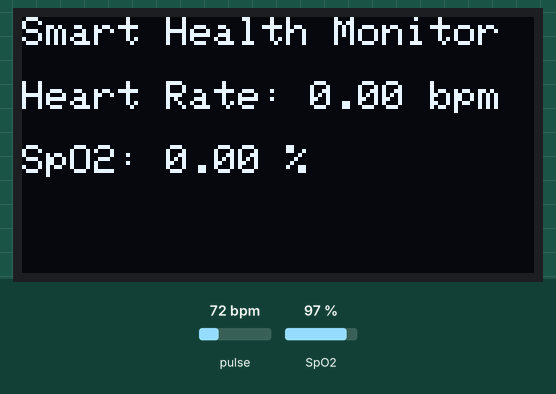
A sketch run on a simulated ESP32. Shown: 128×64 one-colour display. The test bench sets the inputs (shaded band); at power-on: pulse 72 bpm, SpO2 97 %. What the sketch prints to the serial monitor is not drawn.

Above: at 1.6 s.
1.7 s: pulse set to 42 bpm
At 4.6 s:
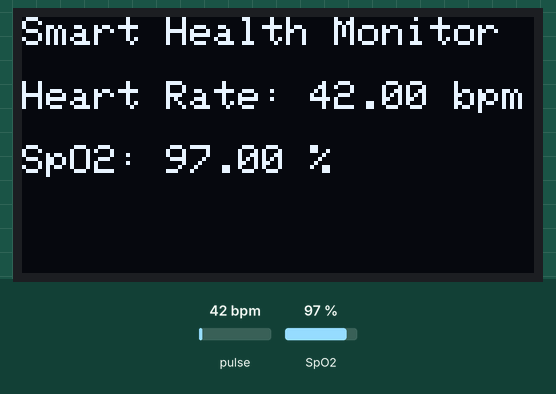
5.6 s: SpO2 set to 80 %
At 6.9 s:
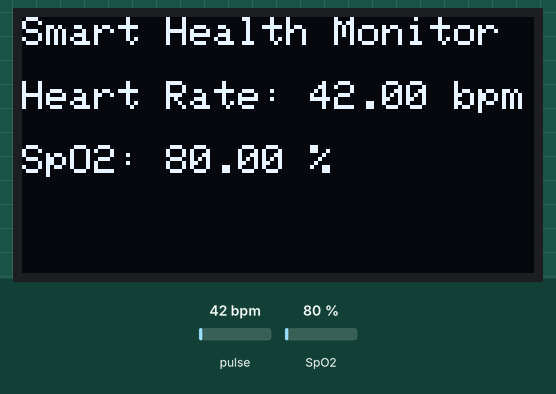
7.6 s: pulse set to 70 bpm
At 9.2 s:
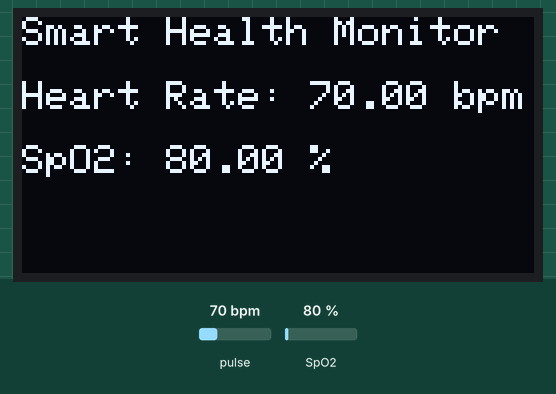
9.7 s: SpO2 set to 85 %
Timing chart, 0 to 12.7 s (numbered marks = the images above; inputs shaded):
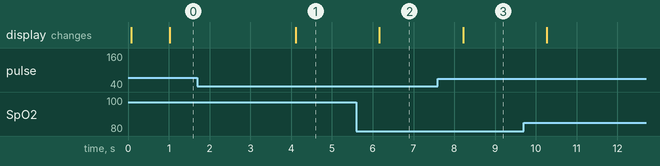

Measured:
- after the input at 1.7 s, the display: changes after 2.4 s (image 1)
- after the input at 5.6 s, the display: changes after 0.56 s (image 2)
- after the input at 7.6 s, the display: changes after 0.62 s (image 3)

The sketch:

done_iot.ino
```cpp
#include <Wire.h>
#include <Adafruit_GFX.h>
#include <Adafruit_SSD1306.h>
#include "MAX30100_PulseOximeter.h"

// Setting OLED
#define SCREEN_WIDTH 128
#define SCREEN_HEIGHT 64
#define OLED_RESET    -1
#define OLED_ADDRESS  0x3C  // Ganti kalau alamat OLED bukan 0x3C
Adafruit_SSD1306 display(SCREEN_WIDTH, SCREEN_HEIGHT, &Wire, OLED_RESET);

// Setting Sensor
#define REPORTING_PERIOD_MS 1000
PulseOximeter pox;
uint32_t tsLastReport = 0;

void onBeatDetected() {
  Serial.println("❤ Detak Terdeteksi!");
}

void setup() {
  Serial.begin(115200);

  // Mulai I2C
  Wire.begin(21, 22);  // Sesuaikan jika kamu pakai pin lain

  // Inisialisasi OLED
  if (!display.begin(SSD1306_SWITCHCAPVCC, OLED_ADDRESS)) {
    Serial.println(F("OLED gagal ditemukan"));
    while (true);
  }
  display.clearDisplay();
  display.setTextSize(1);
  display.setTextColor(SSD1306_WHITE);
  display.setCursor(0, 0);
  display.println("Inisialisasi MAX30100...");
  display.display();

  // Inisialisasi sensor MAX30100
  if (!pox.begin()) {
    Serial.println("Gagal inisialisasi MAX30100");
    display.println("Sensor Gagal!");
    display.display();
    while (1);
  }

  Serial.println("MAX30100 berhasil!");
  display.println("Sensor OK!");
  display.display();

  pox.setOnBeatDetectedCallback(onBeatDetected);
}

void loop() {
  pox.update();

  if (millis() - tsLastReport > REPORTING_PERIOD_MS) {
    float hr = pox.getHeartRate();
    float spo2 = pox.getSpO2();

    Serial.print("Heart rate: ");
    Serial.print(hr);
    Serial.print(" bpm / SpO2: ");
    Serial.print(spo2);
    Serial.println(" %");

    // Tampilkan ke OLED
    display.clearDisplay();
    display.setTextSize(1);
    display.setCursor(0, 0);
    display.println("Smart Health Monitor");
    display.setTextSize(1);
    display.setCursor(0, 16);
    display.print("Heart Rate: ");
    display.print(hr);
    display.println(" bpm");

    display.setCursor(0, 32);
    display.print("SpO2: ");
    display.print(spo2);
    display.println(" %");

    display.display();

    tsLastReport = millis();
  }
}
```
